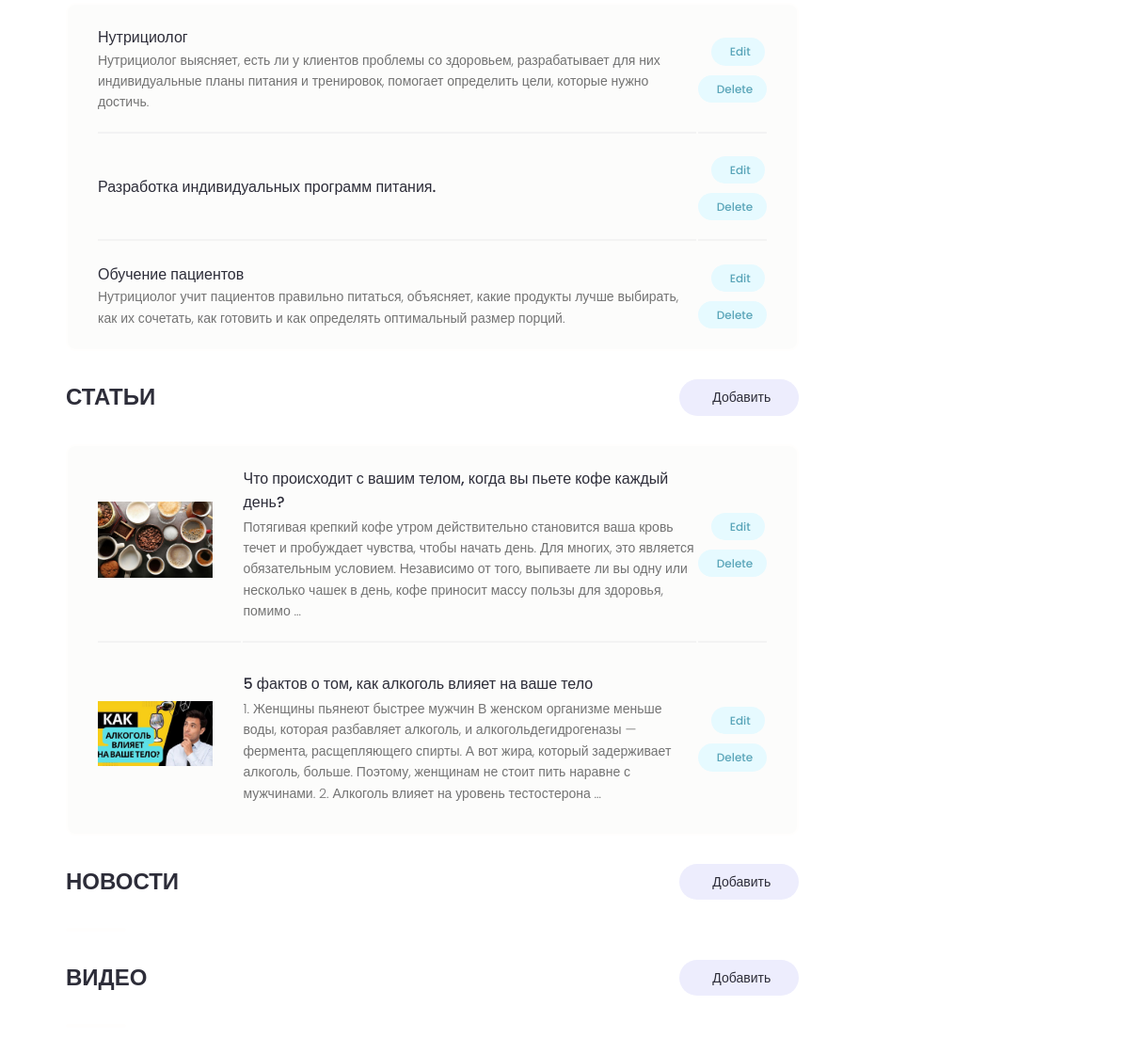
/users/account/ (signed in, lower part), run on an earlier commit of the app's database.
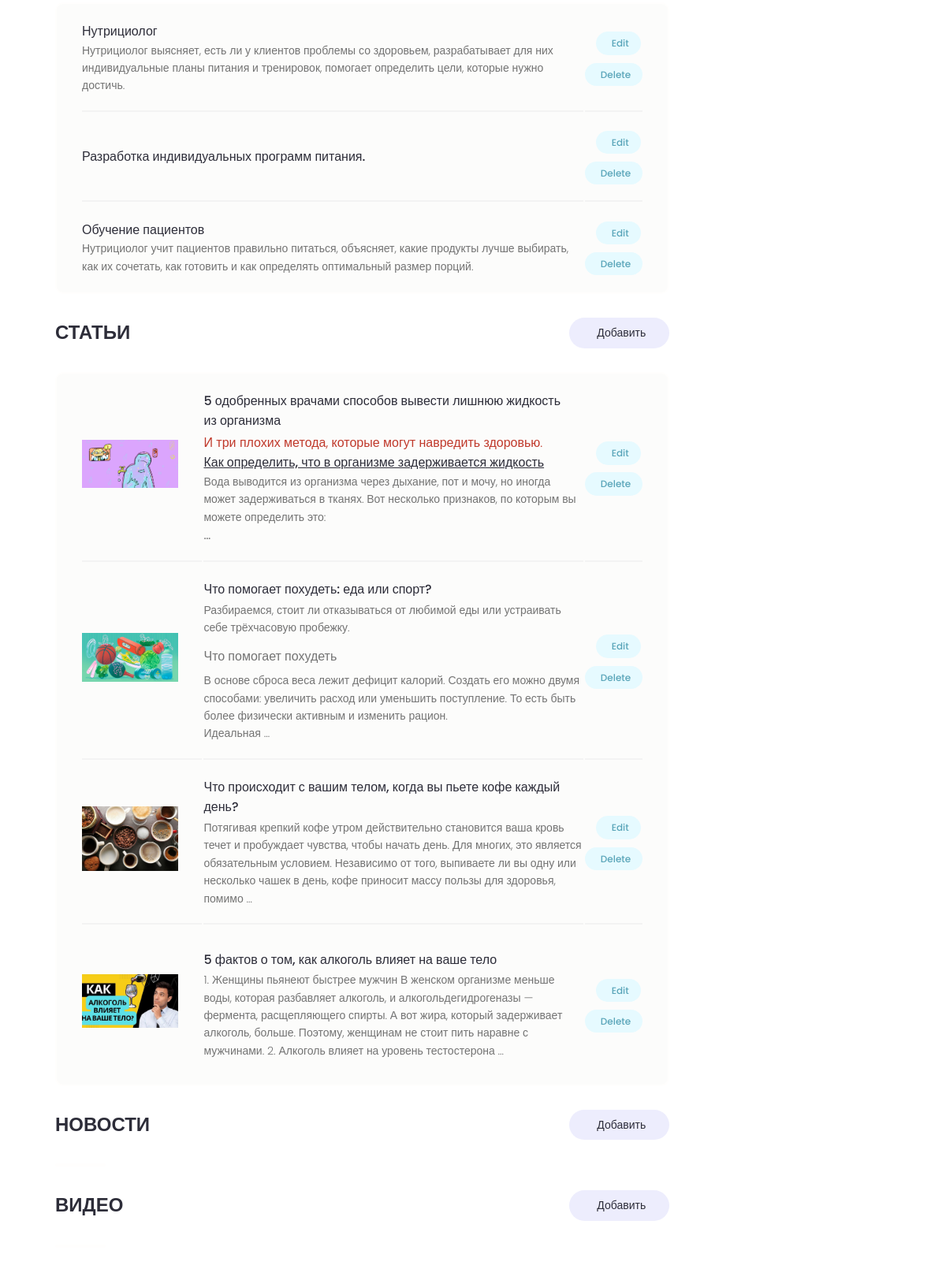
And on a later commit of the database.
### users/models.py (models this page shows, shortened)
class Skill(models.Model):
    expert = models.ForeignKey(Profile, on_delete=models.CASCADE, blank=True, verbose_name='Эксперт')
    qualification = models.CharField(max_length=200, blank=True, verbose_name='Квалификация')
    info = models.TextField(blank=True, verbose_name='Описание')
    created = models.DateTimeField(auto_now_add=True, verbose_name='Дата')
    class Meta:
        verbose_name = 'Квалификация'
        verbose_name_plural = 'квалификации'

### projects/models.py (models this page shows, shortened)
class Project(models.Model):
    owner = models.ForeignKey(Profile, on_delete=models.SET_NULL, blank=True, null=True, verbose_name='Автор')
    sections = models.ManyToManyField('Section', blank=True, verbose_name='Категории')
    title = models.CharField(max_length=200, verbose_name='Название')
    description = RichTextUploadingField(blank=True, verbose_name='Описание')
    featured_image = models.ImageField(default='default.jpg', upload_to='projects/%Y/%m/%d', verbose_name='Изображение')
    demo_link = models.CharField(max_length=200, blank=True, verbose_name='Ссылка на демонстрацию')
    source_link = models.CharField(max_length=200, blank=True, verbose_name='Ссылка на источник')
    tags = models.ManyToManyField('Tag', blank=True, verbose_name='Тег')
    created = models.DateTimeField(auto_now_add=True, verbose_name='Дата создания')
    likes = models.ManyToManyField(User, related_name='project_likes', blank=True, verbose_name='Лайки')
    class Meta:
        ordering = ['-created']
        verbose_name = 'Статья'
        verbose_name_plural = 'статьи'

### users/views.py (the view)
# urls.py: path('account/', views.user_account, name='account'),
@login_required(login_url='login')
def user_account(request):
    prof = request.user.profile
    skills = prof.skill_set.all()
    context = {
        'hide_search': True,
        'background_image': 'images/account.jpg',
        'profile': prof,
        'skills': skills,
    }
    return render(request, 'users/account.html', context)

### users/templates/users/account.html (shortened to what this page needs)
{% extends 'projects/base.html' %}
{% load static %}
{% block content %}
<main class="settingsPage profile my-md">
    <div class="container">
        <div class="layout">
            <div class="column column--2of3">
                <table class="settings__table">
                    {% for skill in skills %}
                    <tr>
                        <td class="settings__tableInfo">
                            <h4>{{skill.qualification}}</h4>
                            <p>
                                {{skill.info}}
                            </p>
                        </td>
                        <td class="settings__tableActions">
                            <a class="tag tag--pill tag--main settings__btn" href="{% url 'update-skill' skill.id %}"> Edit</a>
                            <a class="tag tag--pill tag--main settings__btn" href="{% url 'delete-skill' skill.id %}">
                                Delete</a>
                        </td>
                    </tr>
                    {% endfor %}
                </table>
                <div class="settings">
                    <h3 class="settings__title">Статьи</h3>
                    <a class="tag tag--pill tag--sub settings__btn tag--lg" href="{% url 'create-project' %}"> Добавить</a>
                </div>
                <table class="settings__table">
                    {% for project in profile.project_set.all %}
                    <tr>
                        <td class="settings__thumbnail">
                            <a href="{% url 'project' project.id %}"><img src="{{ project.featured_image.url }}"
                                                                          alt="Project Thumbnail"/></a>
                        </td>
                        <td class="settings__tableInfo">
                            <a href="{% url 'project' project.id %}">{{ project.title }}</a>
                            <p>{{ project.description|safe|truncatewords:40 }}</p>
                        </td>
                        <td class="settings__tableActions">
                            <a class="tag tag--pill tag--main settings__btn"
                               href="{% url 'update-project' project.id %}">
                                Edit</a>
                            <a class="tag tag--pill tag--main settings__btn"
                               href="{% url 'delete-project' project.id %}">
                                Delete</a>
                        </td>
                    </tr>
                    {% endfor %}
                </table>
                <div class="settings">
                    <h3 class="settings__title">Новости</h3>
                    <a class="tag tag--pill tag--sub settings__btn tag--lg" href="{% url 'upload_photo' %}"> Добавить</a>
                </div>
                <table class="settings__table">
                </table>
                <div class="settings">
                    <h3 class="settings__title">Видео</h3>
                    <a class="tag tag--pill tag--sub settings__btn tag--lg" href="{% url 'upload_video' %}"> Добавить</a>
                </div>
<table class="settings__table">
</table>
            </div>
        </div>
    </div>
</main>
{% endblock %}

What changed in the data, as far as the page shows it:
added Project: featured_image (picture), title "5 одобренных врачами способов вывести лишнюю жидкость из организма", description "И три плохих метода, которые могут навредить здоровью. Как определить, что в организме задерживается жидкость Вода выводится из организма через дыхание, пот и мочу, но иногда может задерживаться в тканях. Вот несколько признаков, по которым вы можете определить это: …"
added Project: featured_image (picture), title "Что помогает похудеть: еда или спорт?", description "Разбираемся, стоит ли отказываться от любимой еды или устраивать себе трёхчасовую пробежку. Что помогает похудеть В основе сброса веса лежит дефицит калорий. Создать его можно двумя способами: увеличить расход или уменьшить поступление. То есть быть более физически активным и изменить рацион. Идеальная …"
